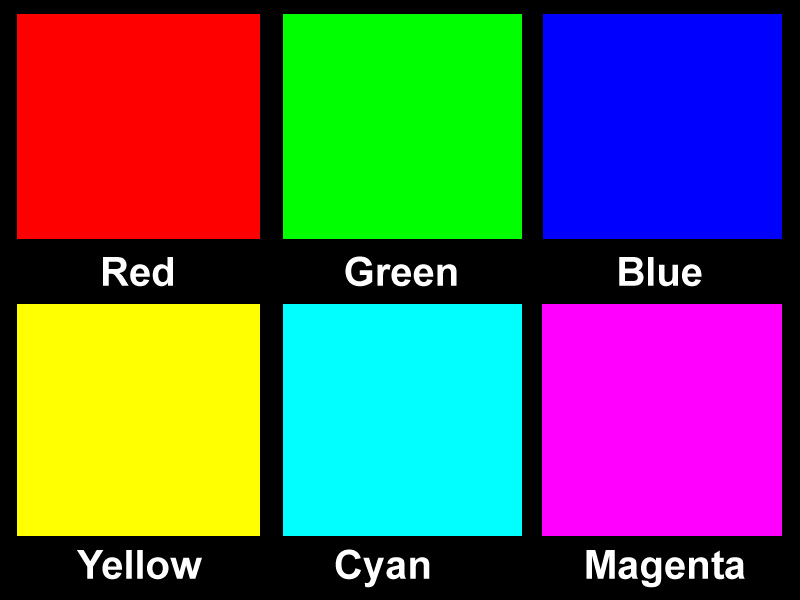
#> input picture 디지털영상처리/week3-mission/data/RGBColors.JPG, 800 x 600 px
$ python CV_02_ColorImage_plt_misson01.py
#> lines starting #> are read from the running program, lines starting #| are printed output that depends on the picture
# ========================================================================================================
# 미션 : cv.imread() 함수로 읽어 낸 3채널 영상을 칼라와 모노로 matplotlib 상하 2개 화면에 출력하시오.
# 단, 칼라 영상 정보의 모노 변환은 cv 함수의 cvtColor()를 쓰는 것으로 제한한다.
# ========================================================================================================

import cv2 as cv
from matplotlib import pyplot as plt

Path = '../data/'
Name= 'RGBColors.JPG'
FullName = Path + Name

imageC = cv.imread(FullName, flags=cv.IMREAD_COLOR)
#> imageC is the input picture: shape (600, 800, 3); mean B, G, R 92.1, 92.4, 93.1
imageRGB = imageC[..., ::-1]
imageM=cv.cvtColor(imageRGB, cv.COLOR_BGR2GRAY)
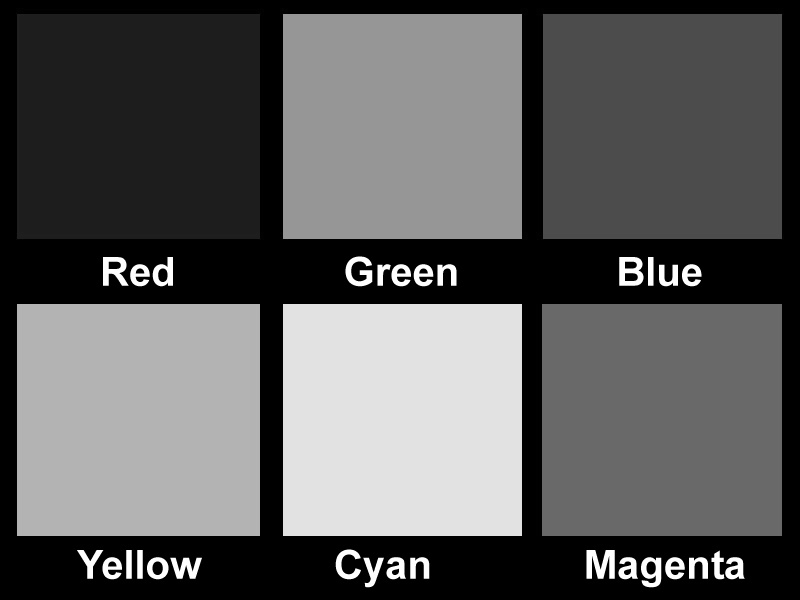
#> imageM: shape (600, 800); min 0, max 255, mean 92.4

plt.figure(num='color and mono')

plt.subplot(211)
plt.imshow(imageRGB)
plt.title('color')
plt.axis('off')

plt.subplot(212)
plt.imshow(imageM, cmap='gray')
plt.title('mono')
plt.axis('off')
plt.show()
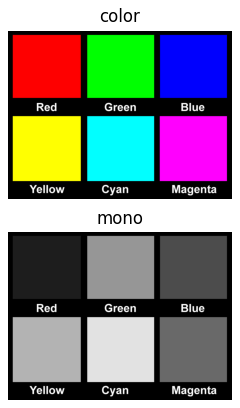
#> figure drawn by matplotlib, 2 panels

$ run again, with 디지털영상처리/week3-mission/data/colorbar_chart.jpg copied over 디지털영상처리/week3-mission/data/RGBColors.JPG
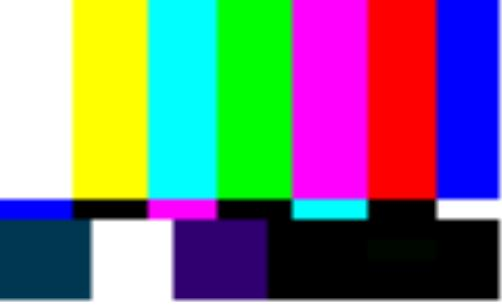
#> input picture 디지털영상처리/week3-mission/data/colorbar_chart.jpg, 502 x 305 px
#> imageC is the input picture: shape (305, 502, 3); mean B, G, R 128, 120.9, 120.1
#> `imageM=cv.cvtColor(imageRGB, cv.COLOR_BGR2GRAY)`:
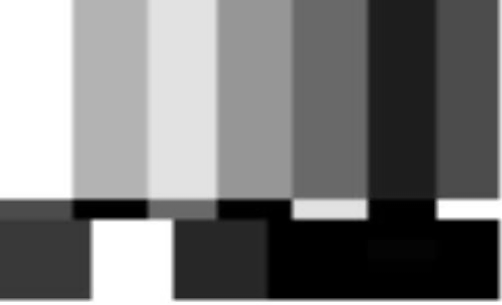
#> imageM: shape (305, 502); min 0, max 255, mean 123
#> `plt.show()`:
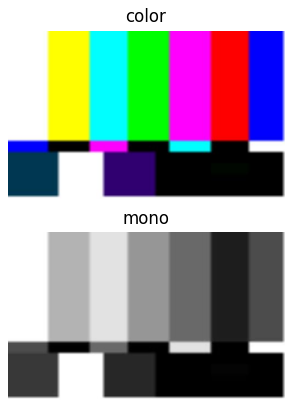
#> figure drawn by matplotlib, 2 panels
